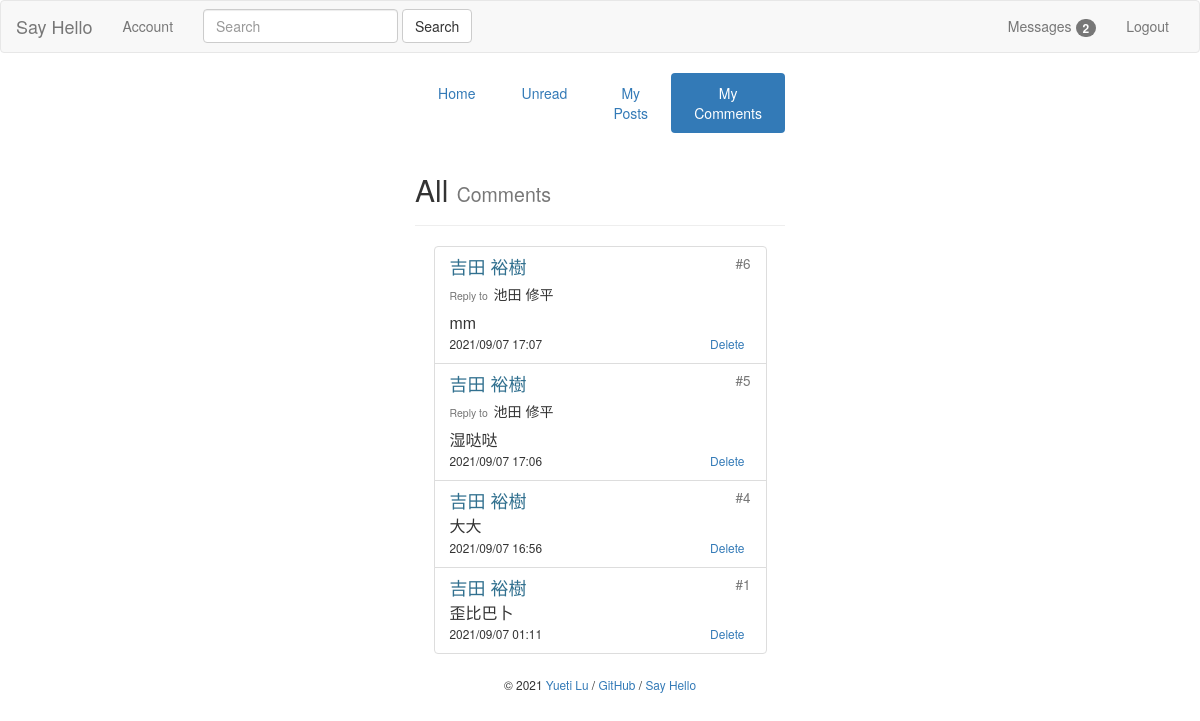
/admin/comments (signed in), run on an earlier commit of the app's database.
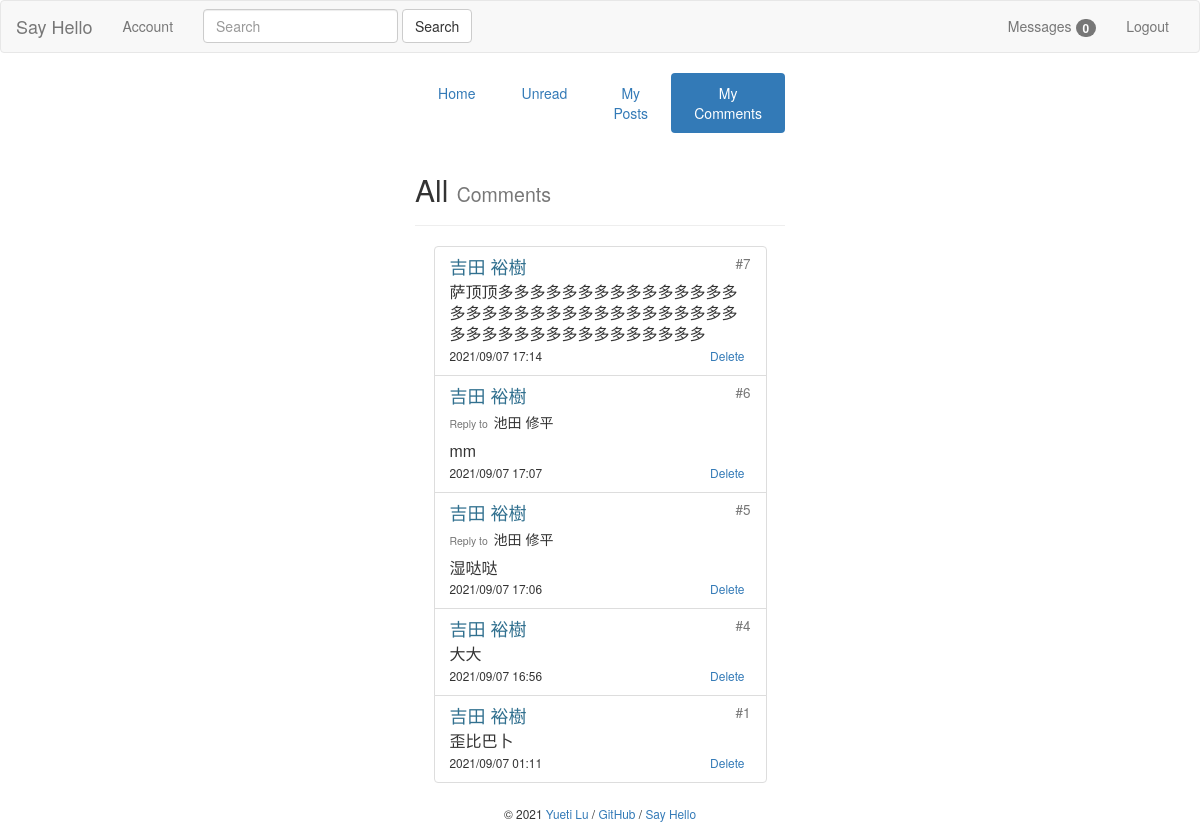
And on a later commit of the database.
### bluelog/models.py (models this page shows)
class Comment(db.Model):
    id = db.Column(db.Integer, primary_key=True)
    name = db.Column(db.String(30))
    body = db.Column(db.Text)
    replyTo = db.Column(db.String(30))
    commentFloor = db.Column(db.Integer)
    from_admin = db.Column(db.Boolean, default=False)
    timestamp = db.Column(db.DateTime, default=datetime.now, index=True)
    post_id = db.Column(db.Integer, db.ForeignKey('post.id'))
    post = db.relationship('Post', back_populates='comments')
    user_id = db.Column(db.Integer, db.ForeignKey('user.id'))
    user = db.relationship('User', back_populates='comments')

### bluelog/blueprints/admin.py (the view)
@admin_bp.route('/comments')
def manageComments():
    if not current_user.is_authenticated:
        return redirect(url_for('blog.index'))
    else:
        allComments = Comment.query.filter(Comment.user_id == current_user.id).order_by(Comment.timestamp.desc()).all()
        return render_template('admin/manageComments.html', comments=allComments)

### bluelog/forms.py
class SearchForm(FlaskForm):
    body = StringField('SearchMessage', validators=[DataRequired()])
    submit = SubmitField('Search')

### bluelog/__init__.py (called while the page is built)
def register_template_context(app):
    @app.context_processor
    def injectSearchForm():
        searchForm = SearchForm()
        return dict(searchForm=searchForm)
    @app.context_processor
    def injectUnreadMessage():
        if current_user.is_authenticated:
            user = User.query.get(current_user.id)
            unreadMessageNum = UnreadMessage.query.filter(and_(UnreadMessage.user_id == user.id,
                                                               UnreadMessage.haveRead == 0)).count()
            return dict(unreadMessageNum=unreadMessageNum)
        else:
            return dict(unreadMessageNum=0)

### bluelog/extensions.py (called while the page is built)
@login_manager.user_loader
def load_user(user_id):
    from bluelog.models import User
    user = User.query.get(int(user_id))
    return user

### bluelog/templates/admin/manageComments.html
{% extends 'base.html' %}
{% from "macros.html" import show_flash with context %}
{% from "macros.html" import show_footer %}
{% from "macros.html" import show_comment_in_admin %}
{% block content %}
    <div class="col-md-4"></div>
    <div class="col-md-4">
        <ul class="nav nav-pills nav-justified">
            <li role="presentation"><a href="{{ url_for('admin.index') }}">Home</a></li>
            <li role="presentation"><a href="{{ url_for('admin.manageUnreadMessages') }}">Unread</a></li>
            <li role="presentation"><a href="{{ url_for('admin.managePosts') }}">My Posts</a></li>
            <li role="presentation" class="active"><a href="{{ url_for('admin.manageComments') }}">My Comments</a></li>
        </ul>
        <div class="page-header">
            <h2>All <small>Comments</small></h2>
        </div>
        <ul class="list-group" style="margin:0 auto; width:90%">
            {% for comment in comments %}
                {{ show_comment_in_admin(comment) }}
            {% endfor %}
        </ul>
        {{ show_footer() }}
    </div>
    <div class="col-md-4"></div>
{% endblock content %}

### bluelog/templates/macros.html (shortened to what this page needs)
{% macro show_footer() %}
    <footer class="text-center" style="margin-top: 20px;">
        <small> &copy; 2021 <a href="https://github.com/luyueti111" title="Written by Grey Li">Yueti Lu</a> /
            <a href="https://github.com/luyueti111/Bluelog" title="Fork me on GitHub">GitHub</a> /
            <a href="{{ url_for('blog.hello') }}" title="A HelloFlask project">Say Hello</a>
        </small>
    </footer>
{% endmacro %}
{% macro show_comment_in_admin(comment) %}
    {% set post = comment.post %}
    <li class="list-group-item">
        <a href="{{ url_for('blog.replyPage', post_id=comment.post_id) }}"
           style="color: inherit; text-decoration: none;">
            {% if comment.name == post.name %}
                <h4 class="list-group-item-heading text-info">{{ comment.name }}<small class="pull-right">&nbsp;&nbsp;&nbsp;#{{ comment.commentFloor }}</small>
                </h4>
            {% else %}
                <h4 class="list-group-item-heading">{{ comment.name }}<small
                        class="pull-right">&nbsp;&nbsp;&nbsp;#{{ comment.commentFloor }}</small>
                </h4>
            {% endif %}
            {% if comment.replyTo is not none %}
                <h5><small>Reply to&nbsp;&nbsp;</small>{{ comment.replyTo }}</h5>
            {% endif %}
            <p class="list-group-item-text"
               style="width: 100%; word-break: break-all; word-wrap: break-word; font-size: medium">{{ comment.body }}</p>
            <small>
                {{ comment.timestamp.strftime('%Y/%m/%d %H:%M') }}
            </small>
        </a>
        <a href="{{ url_for('admin.deleteComment', comment_id=comment.id) }}"
           class="btn btn-link pull-right btn-xs"
           onclick="return confirm('Are you Sure?')">Delete</a>
    </li>
{% endmacro %}

What changed in the data, as far as the page shows it:
added Comment: name "吉田 裕樹", commentFloor "7", body "萨顶顶多多多多多多多多多多多多多多多多多多多多多多多多多多多多多多多多多多多多多多多多多多多多多多多多多", timestamp "2021/09/07 17:14"
Also different on the page:
{{ unreadMessageNum }}: "2" → "0"
